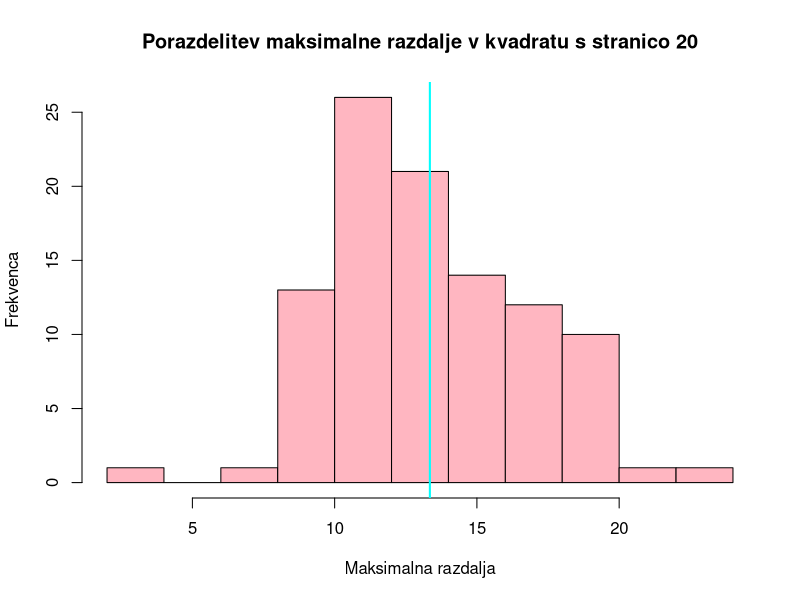

Generate this figure with R:
podatki = c(14.780281085388088,
15.86848881295135,
6.539638421000468,
12.001351200045592,
8.19876968642133,
9.425248330652133,
10.899394701745647,
12.842700492040155,
13.532684292989114,
11.746830805902576,
14.789596882502186,
16.001440843108085,
15.799615060680539,
10.81844773816242,
17.43706065121134,
18.111275986503642,
13.64223769699433,
12.486622733047337,
15.087825411680306,
10.21011959005552,
14.177510931808408,
13.139037348305605,
15.195168234168989,
16.983919959831425,
12.688123324884778,
14.509341767488015,
12.25971036594635,
16.921569885059956,
10.73002102795556,
9.90180609629673,
11.40644326127411,
11.652028846651765,
17.059976015299114,
12.93849616126645,
15.667096456222707,
17.04902669758616,
12.764175219084912,
13.165997288640026,
9.199535535807422,
9.677403797891756,
18.39878570368597,
13.501642321080373,
16.563708359974033,
11.871042404880333,
11.20949872035658,
12.898673600290255,
15.459596553617585,
11.592298283276776,
10.067308504325315,
17.18875083135771,
11.962948038068674,
8.771263833445428,
18.870753379367944,
18.13358006715187,
11.268667747694655,
19.45269573270583,
11.092209400960941,
9.655213752986363,
20.132251819190568,
11.363886567716277,
12.441368842199259,
13.416241473792061,
8.60453870114839,
9.86846367473489,
17.749672834421535,
12.2357259961077,
12.545788361141314,
11.843323735894987,
11.436751072806207,
18.138095533244375,
9.937214293247884,
10.146368935240387,
14.275251107327374,
19.7141967525518,
9.497025055733173,
18.017170722647705,
13.200636923766993,
17.851646740248345,
10.585133954905366,
12.762790417381265,
10.42923441657671,
19.01007018463805,
10.487137871147326,
3.7759973604980313,
9.070011637436064,
12.598187674197646,
18.029845812892784,
15.37992068427061,
11.05357481844389,
9.320622943639087,
11.933941226922382,
17.563760294237603,
14.885754281276087,
12.24594687806467,
10.706006338256016,
22.531529000127662,
16.24611156204145,
11.69210992756241,
15.618112377887023,
11.0932150364127499)

hist(podatki,xlab = "Maksimalna razdalja",  ylab = "Frekvenca", 
     main ="Porazdelitev maksimalne razdalje v kvadratu s stranico 20", col = "lightpink")
abline(v=mean(podatki),col="cyan",lwd=2)